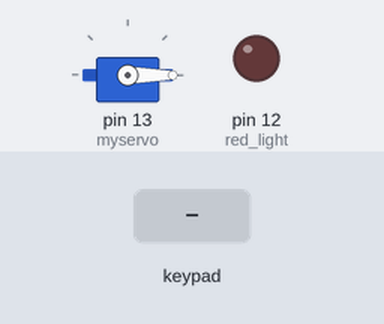
The sketch below on a simulated Arduino Uno, built with avr-gcc and run on an emulated ATmega328P. Shown: servo, output pins drawn as LEDs (lit = HIGH). Inputs (shaded band) come from the test bench. Pins used as bus, display or sensor lines are not drawn; what the sketch prints to the serial monitor is not drawn.

Above: at 1.4 s.
1.5 s: key '*' pressed
At 1.9 s:
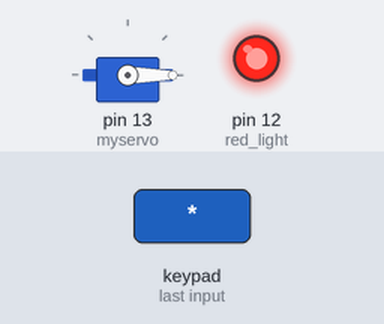
3.5 s: keypad keys 7 5 3 8 * pressed 0.4 s apart
At 6.2 s:
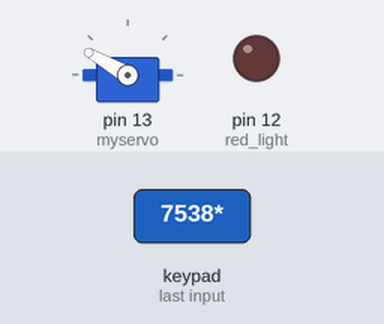
Timing chart, 0 to 11.7 s (numbered marks = the images above; inputs shaded):
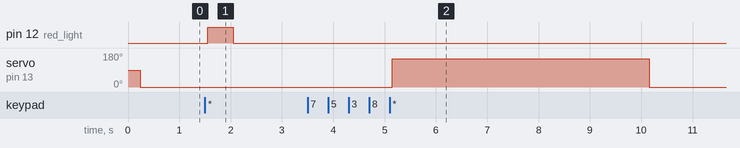

The sketch:

arduinodorlock.ino
```cpp
/*Note from Ben: I set one of the LEDs to pin 13 to see changes
 but the led is always on.  It goes between a lower brightness
 to a higher brightness when activated.
 Will check this out later

*/
#include <Password.h> //http://playground.arduino.cc/uploads/Code/Password.zip //tells to use password library
#include <Keypad.h> //http://www.arduino.cc/playground/uploads/Code/Keypad.zip  //tells to use keypad library
#include <Servo.h> //tells to use servo library


Servo myservo; //declares servo
Password password = Password( "7538" ); //password to unlock, can be changed

const int unlock = 2;
int unlockState = 0;

const byte ROWS = 4; // Four rows
const byte COLS = 4; // columns
// Define the Keymap
char keys[ROWS][COLS] = {
{'1','2','3'},
{'4','5','6'},
{'7','8','9'},
{'*','0','#'}
};
// Connect keypad ROW0, ROW1, ROW2 and ROW3 to these Arduino pins.
byte rowPins[ROWS] = { 9, 8, 7, 6 };// Connect keypad COL0, COL1 and COL2 to these Arduino pins.
byte colPins[COLS] = { 5, 4, 3 };


// Create the Keypad
Keypad keypad = Keypad( makeKeymap(keys), rowPins, colPins, ROWS, COLS );

void setup(){
  Serial.begin(9600);
  Serial.write(254);
  Serial.write(0x01);
  delay(200);
  pinMode(13, OUTPUT);  //green light
  pinMode(12, OUTPUT);  //red light
  pinMode(unlock, INPUT); //unlock button
  myservo.attach(13); //servo on digital pin 9 //servo
  keypad.addEventListener(keypadEvent); //add an event listener for this keypad
  }

void loop(){
  if (unlockState == HIGH) {
      // if the current state is HIGH then the button
      // wend from off to on:
      myservo.write(150);  //unlock
    }
    // Delay a little bit to avoid bouncing
    delay(40);
  myservo.write(0);  //lock after delay of 10 second
  keypad.getKey();
  myservo.write(0);
  }
  //take care of some special events
  void keypadEvent(KeypadEvent eKey){
  switch (keypad.getState()){
  case PRESSED:

  Serial.print("Enter:");
  Serial.println(eKey);
  delay(10);

  Serial.write(254);

  switch (eKey){
    case '*': checkPassword(); delay(1); break;

    case '#': password.reset(); delay(1); break;

     default: password.append(eKey); delay(1);
}
}
}
void checkPassword(){

if (password.evaluate()){  //if password is right open

    Serial.println("Accepted");
    Serial.write(254);delay(10);
    //Add code to run if it works
    myservo.write(150); //deg

        digitalWrite(13, HIGH);//turn on
    delay(5000); //wait 5 seconds
    digitalWrite(13, LOW);// turn off


}else{
    Serial.println("Denied"); //if passwords wrong keep locked
    Serial.write(254);delay(10);
    //add code to run if it did not work
    myservo.write(0);
    digitalWrite(12, HIGH); //turn on
    delay(500); //wait 5 seconds
    digitalWrite(12, LOW);//turn off

}
}
```

Measured:
- after the input at 1.5 s, pin 12 (red_light): LOW → HIGH after 0.05 s, → LOW 0.50 s later
- after the input at 3.5 s, servo on pin 13 (myservo): 0° → 150° after 1.7 s, → 0° 5.0 s later
